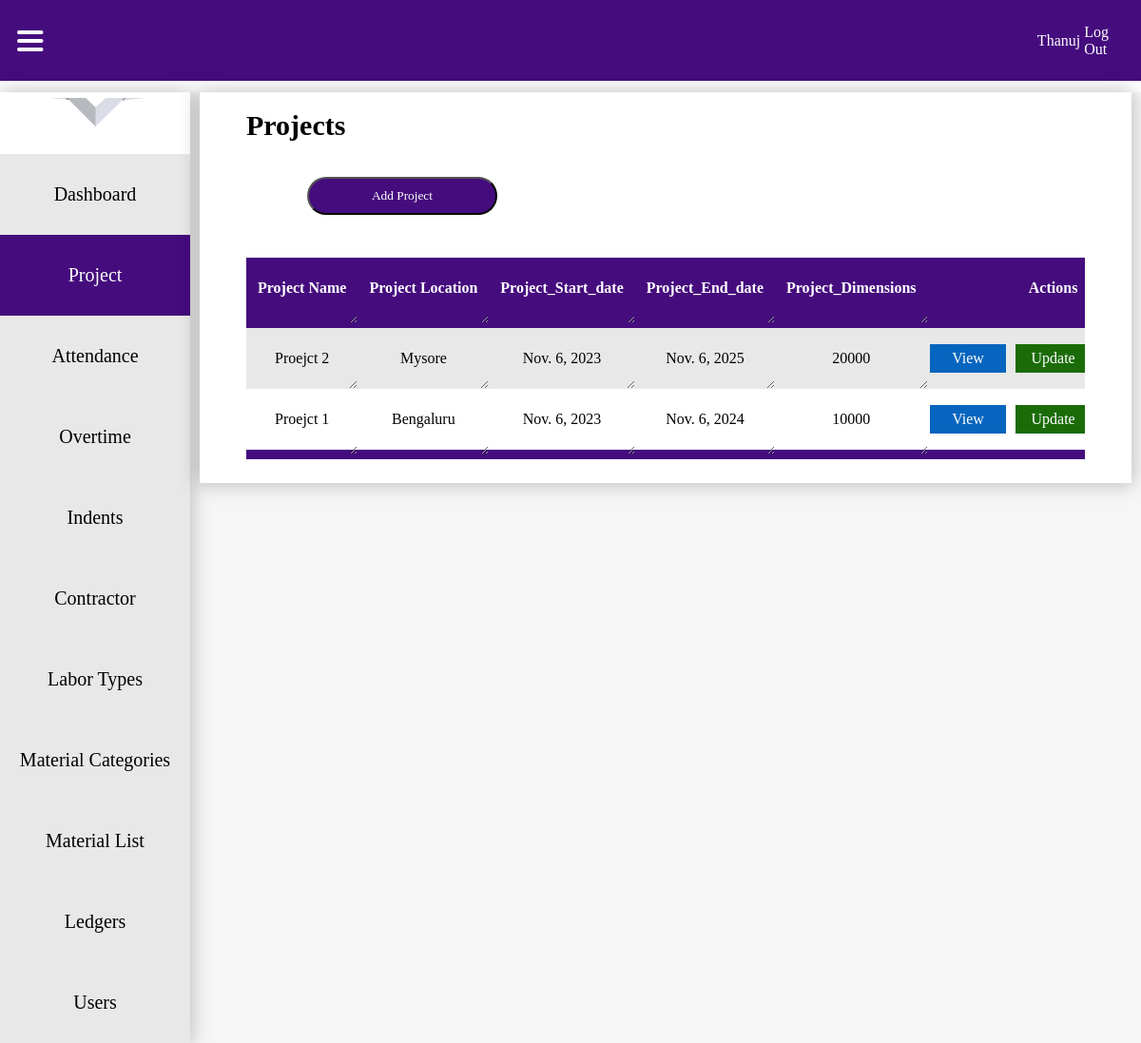
/projects/ (signed in), run on the app's committed database.
### attandance/models.py (models this page shows, shortened)
class User(AbstractUser):
    is_admin = models.BooleanField(default=False)
    is_office_login = models.BooleanField(default=False)
    is_site_engineer = models.BooleanField(default=False)

class Project(models.Model):
    Project_name = models.CharField(max_length=300)
    Project_location = models.CharField(max_length=300)
    Project_Start_date = models.DateField()
    Project_End_date = models.DateField()
    Project_Dimensions = models.CharField(max_length=50)
    Floors = models.IntegerField()
    Builtup_area = models.CharField(max_length=100000)
    Length = MeasurementField(measurement=Area)
    Breadth = MeasurementField(measurement=Area)
    site_engineers = models.ManyToManyField('SiteEngineer', related_name='projects')

### attandance/views.py (the view)
# urls.py: path('projects/', ProjectListView.as_view(), name='projects'),
class ProjectListView(LoginRequiredMixin, ListView):
    template_name = 'projects.html'
    queryset = Project.objects.all().order_by('-id')
    context_object_name = 'project'

### templates/projects.html (shortened to what this page needs)
{% load static %}
<!DOCTYPE html>
<html lang="en">
<head>
    <link rel="stylesheet" href="{% static 'css/dashboard.css' %}">
</head>
<body>
     <nav>
        <div class="menu" >
            <img src="{% static 'icons/hamburger menu.svg' %}" alt="" onclick="toggleNavigation()">
        </div>
        <ul>
            <li>
                {% if request.user.is_authenticated %}
                <a href="">{{ request.user.username }}</a>
                <a href="{% url 'logout' %}">Log Out</a>
                {% else %}
                <a href="">Profile</a>
                <img src="{% static 'icons/dropdownarrowsvg.svg' %}" alt="">
                {% endif %}
            </li>
        </ul>
    </nav>
    <div class="contentholder">
        <div class="navigation">
            <img class="logo" src="{% static 'icons/Vivin-construction-and-engineering-logo.png' %}" alt="">
            <div class="tabholder">
                {% if request.user.is_admin or request.user.is_office_login %}
                <div class="nav-tab"  onclick="toggleActive(this)">
                    <a href="{% url 'dashboard' %}">Dashboard</a>
                </div>
                {% endif %}
                {% if request.user.is_admin or request.user.is_office_login %}
                <div class="nav-tab"  onclick="toggleActive(this)">
                    <a href="{% url 'projects' %}">Project</a>
                </div>
                {% endif %}
                {% if request.user.is_admin or request.user.is_office_login or request.user.is_site_engineer %}
                <div class="nav-tab" onclick="toggleActive(this)">
                    <a href="{% url 'attendance_recordlist' %}">Attendance</a>
                </div>
                {% endif %}
                {% if request.user.is_admin or request.user.is_office_login or request.user.is_site_engineer %}
                <div class="nav-tab" onclick="toggleActive(this)">
                    <a href="{% url 'overtimelist' %}">Overtime</a>
                </div>
                {% endif %}
                {% if request.user.is_admin or request.user.is_office_login or request.user.is_site_engineer %}
                <div class="nav-tab" onclick="toggleActive(this)">
                    <a href="{% url 'indentlist' %}">Indents</a>
                </div>
                {% endif %}
                {% if request.user.is_admin or request.user.is_office_login %}
                <div class="nav-tab" onclick="toggleActive(this)">
                    <a href="{% url 'contractorslist' %}">Contractor</a>
                </div>
                {% endif %}
                {% if request.user.is_admin or request.user.is_office_login %}
                <div class="nav-tab" onclick="toggleActive(this)">
                    <a href="{% url 'labortypelist' %}">Labor Types</a>
                </div>
                {% endif %}
                {% if request.user.is_admin or request.user.is_office_login %}
                <div class="nav-tab" onclick="toggleActive(this)">
                    <a href="{% url 'materialcategorylist' %}">Material Categories</a>
                </div>
                {% endif %}
                {% if request.user.is_admin or request.user.is_office_login %}
                <div class="nav-tab" onclick="toggleActive(this)">
                    <a href="{% url 'materiallist' %}">Material List</a>
                </div>
                {% endif %}
                {% if request.user.is_admin or request.user.is_office_login %}
                <div class="nav-tab" onclick="toggleActive(this)">
                    <a href="{% url 'allreports' %}">Ledgers</a>
                </div>
                {% endif %}
                {% if request.user.is_admin or request.user.is_office_login %}
                <div class="nav-tab" onclick="toggleActive(this)">
                    <a href="">Users</a>
                </div>
                {% endif %}
            </div>
        </div>
        <div class="displayboard">
            <div class="whiteboard">
                <div class="alignmentmaker">
                    <h3>Projects</h3>
                    <div class="bottonholder">
                        <a href="{% url 'createproject' %}"><button>Add Project</button></a>
                    </div>
                    <div class="tableholder">
                        <table>
                            <thead>
                                <tr>
                                    <th>Project Name</th>
                                    <th>Project Location</th>
                                    <th>Project_Start_date</th>
                                    <th>Project_End_date</th>
                                    <th>Project_Dimensions</th>
                                    <th>Actions</th>
                                </tr>
                            </thead>
                            <tbody>
                                {% for projects in project %}
                                <tr>
                                    <td>{{ projects.Project_name }}</td>
                                    <td>{{ projects.Project_location }}</td>
                                    <td>{{ projects.Project_Start_date }}</td>
                                    <td>{{ projects.Project_End_date  }}</td>
                                    <td>{{ projects.Project_Dimensions }}</td>
                                    <td class="action">
                                        <a id="view" href="{% url 'projectdetail' projects.pk %}"><div class="buttonview">View</div></a>
                                        <a id="update" href="{% url 'updateproject' projects.pk %}"><div class="button">Update</div></a>
                                    </td>
                                </tr>
                                {% endfor %}
                            </tbody>
                        </table>
                    </div>
                </div>
            </div>
        </div>
    </div>
</body>
</html>

### static/css/dashboard.css (style rules this page uses)
* { margin: 0; padding: 0; font-family: Montserrat; }
nav { background: #450C7D; width: 100%; height: 85px; display: flex; justify-content: right; align-items: center; }
nav img { margin-left: 3%; }
nav ul { width: 100%; display: flex; align-items: center; justify-content: flex-end; }
nav ul li { margin: 2%; display: flex; align-items: center; justify-content: flex-end; }
nav ul li a { text-decoration: none; color: white; font-family: Montserrat; }
.contentholder { width: 100%; display: flex; align-items: start; justify-content: center; background: #F6F6F6; margin-top: 1%; }
.navigation { width: 20%; height: 100%; background: #FFF; box-shadow: 0px 0px 20px 1px rgba(0, 0, 0, 0.25); display: grid; align-items: center; justify-items: center; transition: width 0.5s ease-in-out; }
.logo { margin: 3%; width: 80%; }
.displayboard { width: 100%; display: grid; align-items: start; justify-items: center; transition: width 0.5s ease-in-out; }
.menu { width: 100%; display: flex; align-items: center; justify-content: left; height: 100%; }
.menu img { margin: 3% 5% 3% 3%; cursor: pointer; }
.nav-tab { width: 100%; height: 85px; display: flex; align-items: center; justify-content: center; background: #E8E8E8; cursor: pointer; transition: .3s ease-in-out; }
.nav-tab.active { background: #450C7D; color: white; transition: .3s ease-in-out; }
.nav-tab.active a { color: white; }
.nav-tab a { text-decoration: none; color: black; text-align: center; font-size: 20px; color: black; width: 100%; height: 100%; display: flex; align-items: center; justify-content: center; }
.tabholder { width: 100%; }
.whiteboard { width: 98%; background: white; box-shadow: 0px 0px 20px 1px rgba(0, 0, 0, 0.25); display: flex; align-items: start; justify-content: center; }
.alignmentmaker { width: 90%; display: grid; align-items: start; justify-items: center; }
.alignmentmaker h3 { font-size: 30px; margin: 2% 0% 2% 0%; width: 100%; }
button { width: 200px; height: 40px; background-color: #450C7D; color: #FFF; border-radius: 20px; margin: 2%; cursor: pointer; }
table { border-collapse: collapse; margin: 25px 0; font-size: 16px; width: 100%; resize: horizontal; }
table thead tr { background: #450C7D; color: #FFF; font-weight: bold; padding: 3%; text-align: center; height: 40px; }
tr { background: #E8E8E8; }
tr:nth-child(even) { background: white; }
tr:last-child { border-bottom: 10px solid#450C7D; }
th, td { padding: 12px; height: 40px; text-align: center; overflow-x: auto; resize: horizontal; }
.action { padding: 12px; height: 40px; text-align: center; overflow-x: auto; display: flex; align-items: center; justify-content: center; }
#update { text-decoration: none; color: white; }
#view { text-decoration: none; color: #FFF; }
.button { background: #1b6c09; width: 80px; height: 30px; display: flex; align-items: center; justify-content: center; }
.buttonview { background: #0665be; width: 80px; height: 30px; display: flex; align-items: center; justify-content: center; }
.bottonholder { width: 90%; display: flex; align-items: center; justify-content: left; flex-wrap: wrap; }
a { margin: 2%; }
.tableholder { width: 100%; overflow-x: scroll; white-space: nowrap; }

### data on the page
User: user.username "Thanuj"
Project: Project_name "Proejct 2", Project_location "Mysore", Project_Start_date "Nov. 6, 2023", Project_End_date "Nov. 6, 2025", Project_Dimensions "20000"
Project: Project_name "Proejct 1", Project_location "Bengaluru", Project_Start_date "Nov. 6, 2023", Project_End_date "Nov. 6, 2024", Project_Dimensions "10000"
